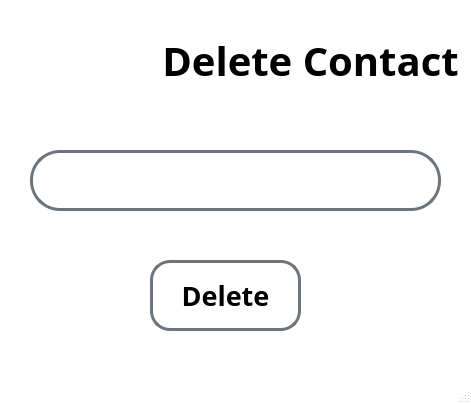
<?xml version="1.0" encoding="UTF-8"?>
<ui version="4.0">
 <class>DeleteWindow</class>
 <widget class="QMainWindow" name="DeleteWindow">
  <property name="geometry">
   <rect>
    <x>0</x>
    <y>0</y>
    <width>471</width>
    <height>404</height>
   </rect>
  </property>
  <property name="windowTitle">
   <string>MainWindow</string>
  </property>
  <property name="styleSheet">
   <string notr="true">QMainWindow {
	background-color: #ffffff;
}</string>
  </property>
  <widget class="QWidget" name="centralwidget">
   <widget class="QLabel" name="picture">
    <property name="geometry">
     <rect>
      <x>10</x>
      <y>10</y>
      <width>121</width>
      <height>101</height>
     </rect>
    </property>
    <property name="text">
     <string/>
    </property>
   </widget>
   <widget class="QLabel" name="title">
    <property name="geometry">
     <rect>
      <x>160</x>
      <y>10</y>
      <width>301</width>
      <height>101</height>
     </rect>
    </property>
    <property name="font">
     <font>
      <family>Umpush</family>
      <pointsize>30</pointsize>
      <weight>75</weight>
      <bold>true</bold>
     </font>
    </property>
    <property name="text">
     <string>Delete Contact</string>
    </property>
    <property name="alignment">
     <set>Qt::AlignCenter</set>
    </property>
   </widget>
   <widget class="QLineEdit" name="rowNumber">
    <property name="geometry">
     <rect>
      <x>30</x>
      <y>150</y>
      <width>411</width>
      <height>61</height>
     </rect>
    </property>
    <property name="font">
     <font>
      <family>Umpush</family>
      <pointsize>18</pointsize>
     </font>
    </property>
    <property name="cursor">
     <cursorShape>IBeamCursor</cursorShape>
    </property>
    <property name="styleSheet">
     <string notr="true">QLineEdit {
	border: 3px solid #6c757d;
	border-radius: 30px;
}</string>
    </property>
    <property name="alignment">
     <set>Qt::AlignCenter</set>
    </property>
   </widget>
   <widget class="QPushButton" name="deletebutton">
    <property name="geometry">
     <rect>
      <x>150</x>
      <y>260</y>
      <width>151</width>
      <height>71</height>
     </rect>
    </property>
    <property name="font">
     <font>
      <family>Umpush</family>
      <pointsize>20</pointsize>
      <weight>75</weight>
      <bold>true</bold>
     </font>
    </property>
    <property name="cursor">
     <cursorShape>PointingHandCursor</cursorShape>
    </property>
    <property name="styleSheet">
     <string notr="true">QPushButton {
	border: 3px solid #6c757d;
	border-radius: 20px;
}

QPushButton:hover {
	background-color: #000000;
	color: #ffffff;
	border: none;
}</string>
    </property>
    <property name="text">
     <string>Delete</string>
    </property>
   </widget>
  </widget>
  <widget class="QMenuBar" name="menubar">
   <property name="geometry">
    <rect>
     <x>0</x>
     <y>0</y>
     <width>471</width>
     <height>22</height>
    </rect>
   </property>
  </widget>
  <widget class="QStatusBar" name="statusbar"/>
 </widget>
 <resources/>
 <connections/>
</ui>
